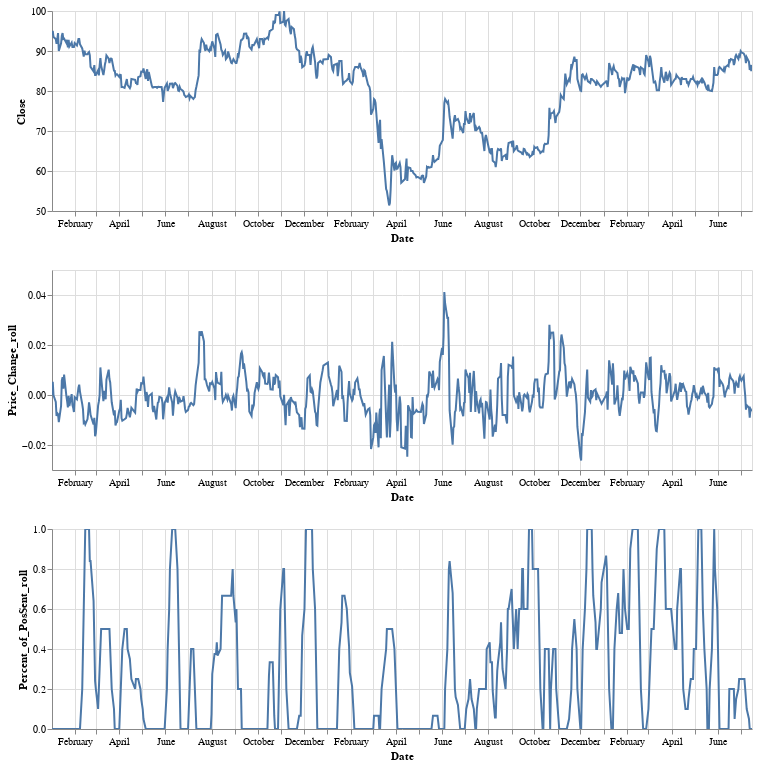

Here is the notebook cell this chart was saved with:
### Code cell
import altair as alt


alt.Chart(forplot).mark_line().encode(
    alt.X(alt.repeat("column"), type='temporal'),
    alt.Y(alt.repeat("row"), type='quantitative', scale=alt.Scale(zero = False))
).properties(
    width=700,
    height=200
).repeat(
    row=[' Close', 'Price_Change_roll', 'Percent_of_PosSent_roll'],
    column=['Date']
).interactive(
  bind_y = False
)

### Figure 1 — Vega-Lite specification as saved in the notebook (floating-point values rounded to 4 significant figures; data arrays with more than 128 entries replaced by an {"elided": "..."} marker saying what was removed)
{"config": {"view": {"continuousWidth": 400, "continuousHeight": 300}}, "repeat": {"column": ["Date"], "row": [" Close", "Price_Change_roll", "Percent_of_PosSent_roll"]}, "spec": {"data": {"name": "data-e946802eca22a1f24e58637bd649fbf8"}, "mark": "line", "encoding": {"x": {"type": "temporal", "field": {"repeat": "column"}}, "y": {"type": "quantitative", "field": {"repeat": "row"}, "scale": {"zero": false}}}, "height": 200, "selection": {"selector002": {"type": "interval", "bind": "scales", "encodings": ["x"]}}, "width": 700}, "$schema": "https://vega.github.io/schema/vega-lite/v4.8.1.json", "datasets": {"data-e946802eca22a1f24e58637bd649fbf8": {"elided": "618 records"}}}
